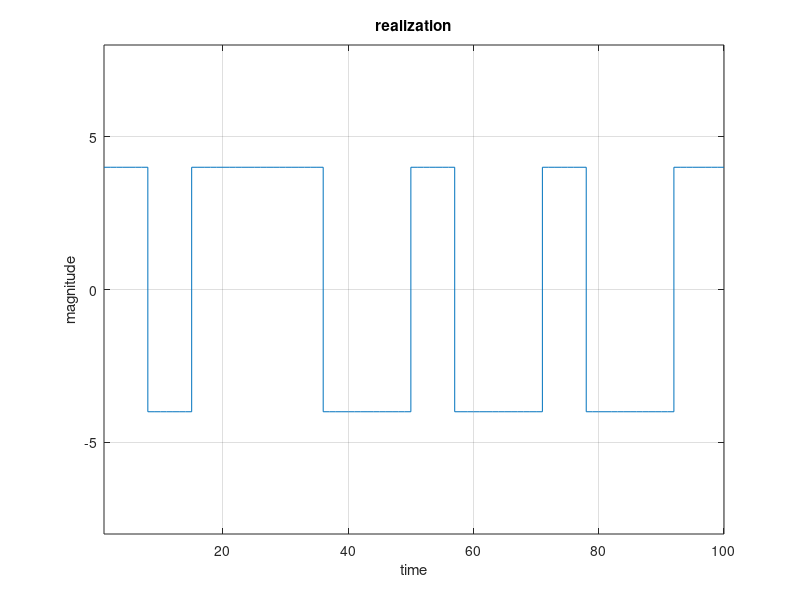
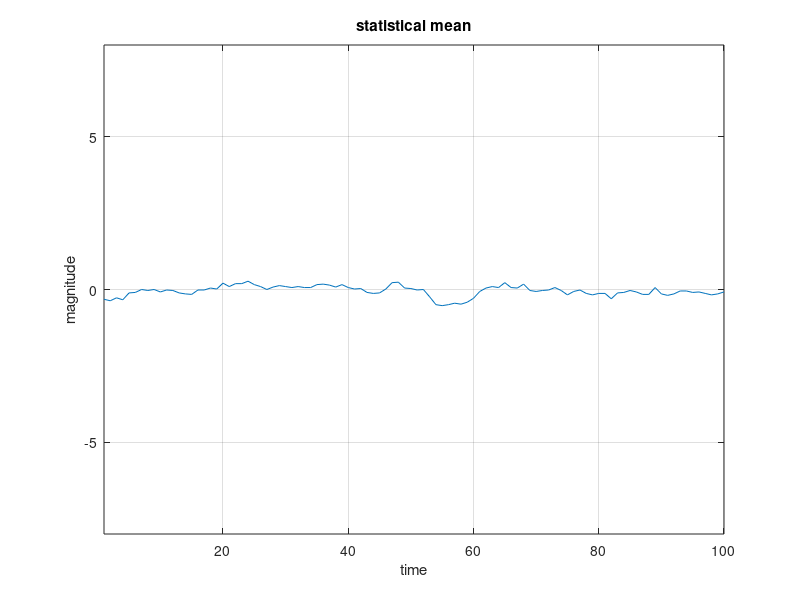
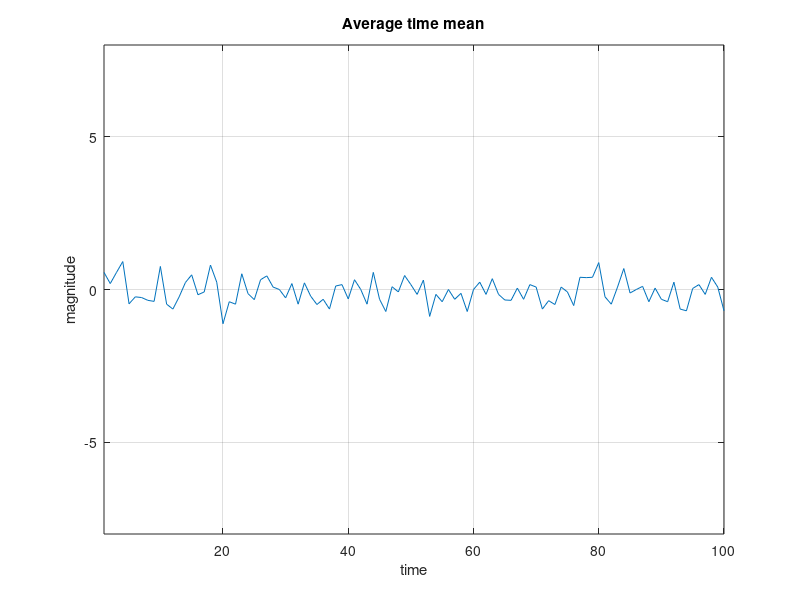
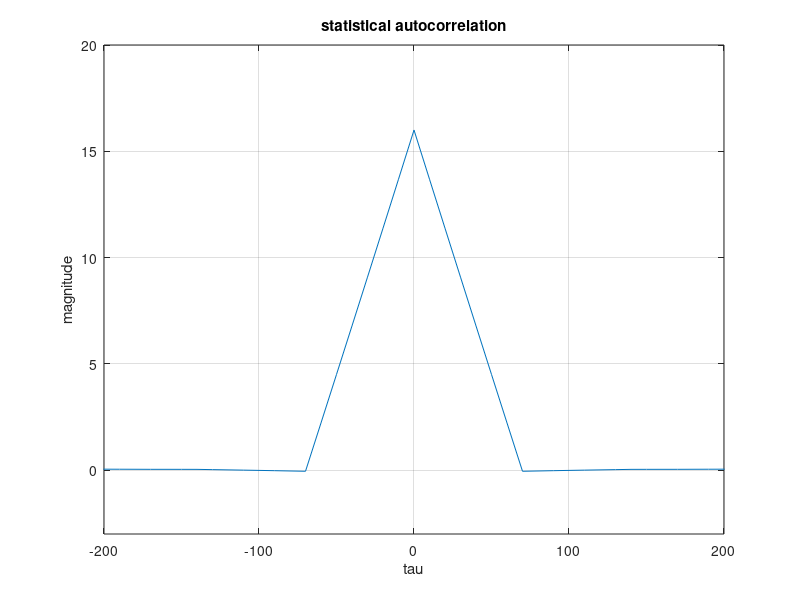

MATLAB code to generate these figures, in order:
data=randi([0,1],500,101); %create the ensemble data    
A=4; % amplitude to represent one  
data=((2*data)-1)*A; % map 1 to 4 and zero to -4
data_1=zeros(500,707);% define the sampling matrix
data_2=zeros(500,707);% define the final data matrix with delay
for i=1:500 
 data_1(i,:)=repelem(data(i,:),1,7); %sampling each element by seven samples
 delay_value=randi([0,6],1,1); % generate random delay
 data_2(i,:)=circshift( data_1(i,:),delay_value); % shift right the matrix to add the delay at the start of each realization
end
data_t=data_2(:, 1:700); %we removed the extra bits where added to generate random delay
data_t=data_t.'; %to make each coloum represent a realization

% plot first realization
time = 1:100;  % Define time variable from 1 to 100
figure(1)
stairs(time,data_t(1:100)); % Plot the data using a stair-step plot (stairs) for the first 100 points of data_t 
axis([1 100 -8 8]) % Set the axis limits for the plot
title('realization');
ylabel('magnitude');
xlabel('time');
grid on

% Statistical mean

data_t = data_t.'; %transpose the matrix to make every row is a realization
statistical_mean=zeros(1,700);
for i=1:500
    statistical_mean=statistical_mean+data_t(i,:);
end
statistical_mean=statistical_mean/500;
figure(2);
plot(time,statistical_mean(1,1:100)); %%plot the stastistical mean
axis([1 100 -8 8]) % Set the axis limits for the plot
title('statistical mean');
ylabel('magnitude');
xlabel('time');
grid on;

% time mean
average_mean=zeros(1,500);
pol_rz_trans=data_t';
for i=1:700
    average_mean=average_mean+pol_rz_trans(i,:);
end
average_mean=average_mean/700;
figure(3);
plot(time,average_mean(1,1:100)); %plots the time average mean over the range of time
axis([1 100 -8 8]) % Set the axis limits for the plot
title('Average time mean');
ylabel('magnitude');
xlabel('time');
grid on;

% statistical autocorrelation
statistical_autocorrelation_matrix= zeros(700,700);%define matrix 700*700
for m = 1:700
for n = m:700
%each column contains the mean of multiplying column m by each column n
statistical_autocorrelation_matrix(m,n-m+1) = mean(data_t(:,m).*data_t(:,n));
end
end
statistical_autocorrelation_matrix = [fliplr(mean(statistical_autocorrelation_matrix)) mean(statistical_autocorrelation_matrix)];%flip the matrix and concatenate , as ACF is even function
statistical_autocorrelation_matrix = cat(2,statistical_autocorrelation_matrix(1,1:699),statistical_autocorrelation_matrix(1,701:1400));%remove statistical_autocorrelation_matrix(0) as it repeated twice
time = -699:699;
figure(4);
plot(time*10,statistical_autocorrelation_matrix);
axis([-200 200 -3 20])  % Set the axis limits for the plot
title('statistical autocorrelation');
ylabel('magnitude');
xlabel('tau');
grid on;

% time autocorrelation
realization_before = zeros(500,700);
new_vect = data_t(1,:);%take the first realization(waveform)
for i=1:500
%we add random bits by getting last bits of realiztions according to value of shifting and put them
%in the beginning of realiztion
realization_before(i,:) = horzcat(new_vect(700-i:700),new_vect(1:700-i-1));
end
time_autocorrelation_matrix_T = zeros(1,501);
for m = 1:500
%each column contains the mean of multiplying first realiztion by
%shifted version of the first realiztion(tau from 1 to 500)
%we take the transpose as mean works on vector columns
time_autocorrelation_matrix_T(1,m) = mean(transpose(realization_before(1,:).*realization_before(m,:)));
end
time_autocorrelation_matrix_T = [fliplr(time_autocorrelation_matrix_T) time_autocorrelation_matrix_T];%flip the matrix and concatenate as ACF is even function
time_autocorrelation_matrix_T = cat(2,time_autocorrelation_matrix_T(1,1:501),time_autocorrelation_matrix_T(1,503:1002));%remove time_autocorrelation_matrix(0) as it repeated twice
time = -500:500;
figure(5);
plot(time*10,time_autocorrelation_matrix_T);%we multiply the time with the sample duration
title('time autocorrelation');
ylabel('magnitude');
xlabel('tau');
axis([-500 500 -20 20])  % Set the axis limits for the plot
grid on;

% calculate bandwidth (use fourier transform)
ft_Rx = fft(statistical_autocorrelation_matrix.');
shift_Rx = fftshift(ft_Rx);
fs = 1399;%lenghth of statistical autocorrelation function
f = fs/2*linspace(-1,1,fs);
figure(6);
plot(f*100/fs,abs(shift_Rx));
title('PSD');
ylabel('magnitude');
xlabel('frequency');
axis([-100 100 0 40]) % Set the axis limits for the plot
grid on;
